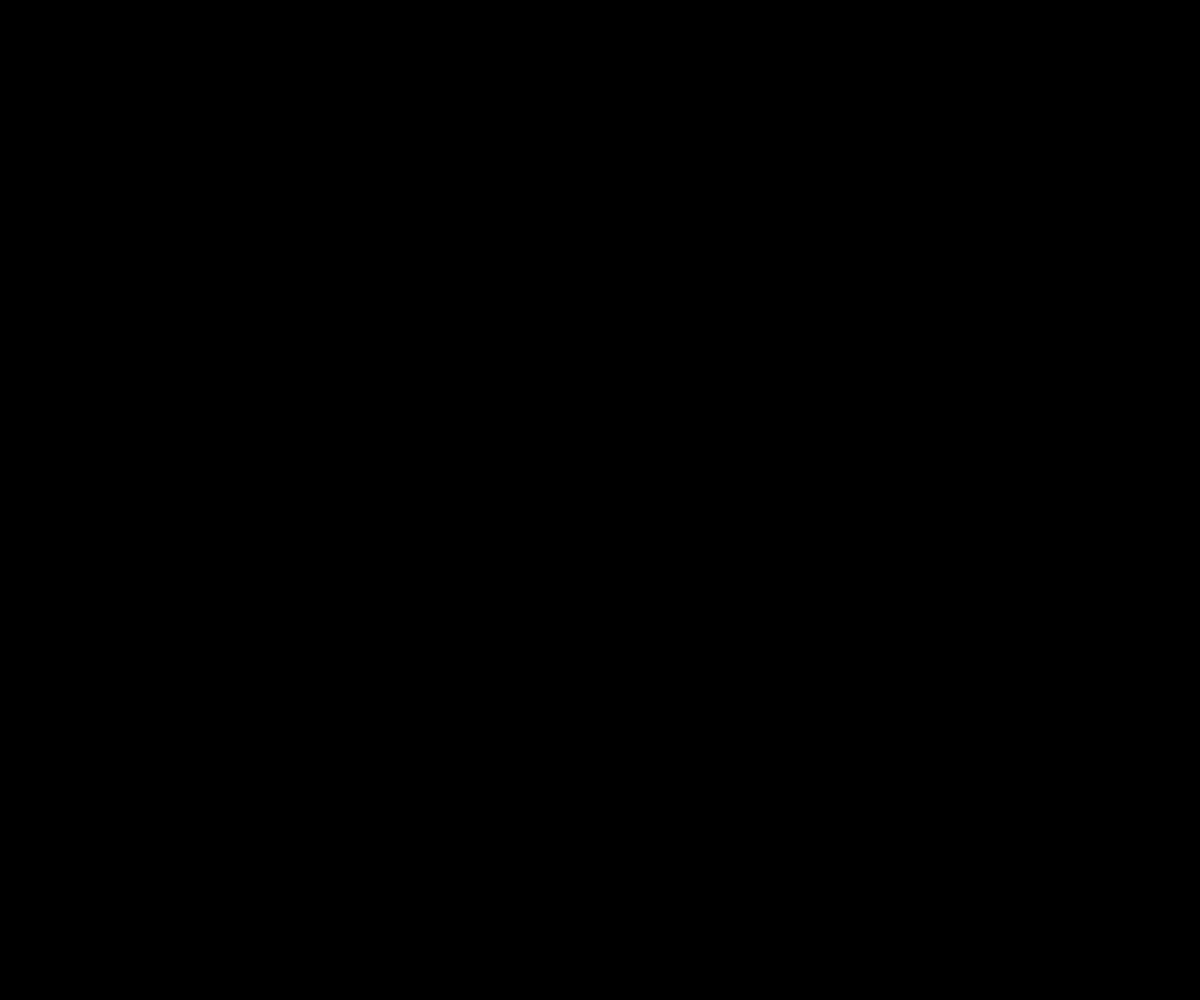
Frame 1 (no input)
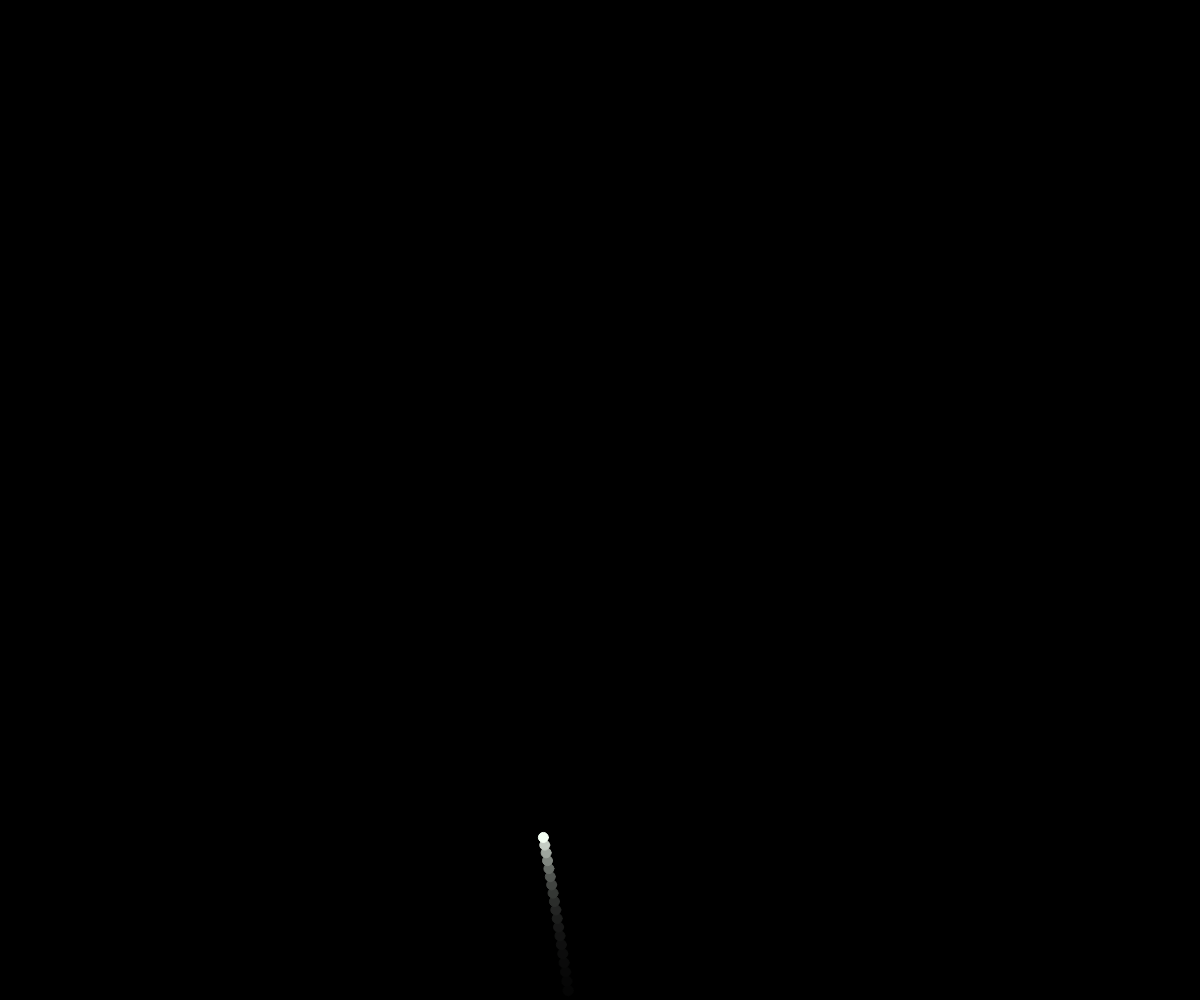
Frame 60 (no input)
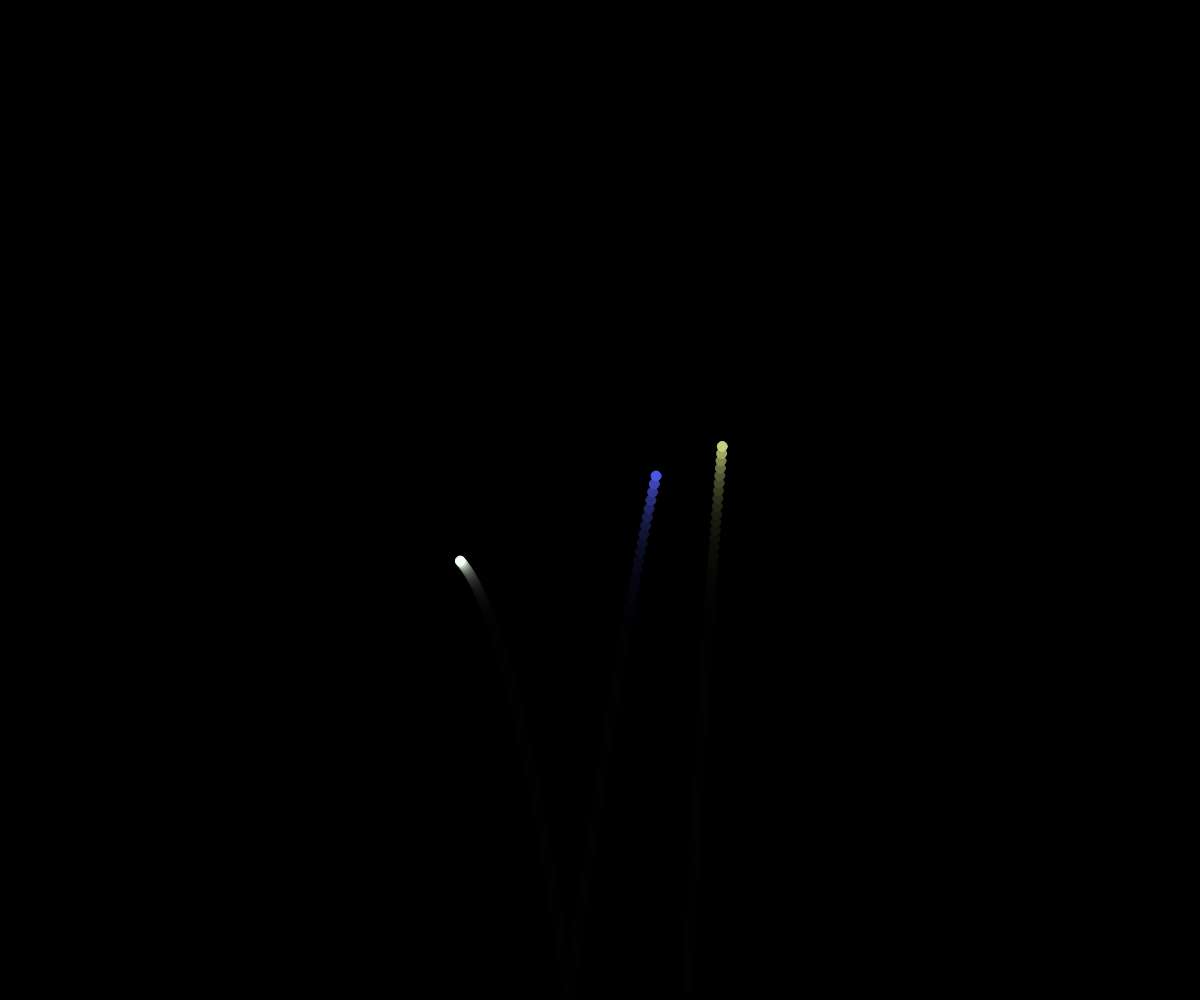
Frame 120 (the mouse pressed at the canvas centre since frame 60)

The p5.js sketch that drew these frames (run headless with seeded random() and noise() and a simulated clock; from frame 60 on, the mouse is pressed at the canvas centre):

// p5.js sketch
// ── sketch.js
var crakers = [];

function setup() {
	createCanvas(windowWidth,windowHeight);
	background(0);
}

function draw() {
	let color = createVector(random(75,255), random(75,255), random(75,255))
	if(random(1)<0.05)
	crakers.push(new craker(random(200,width-200),height,color,true));
	background(0,50);
	for(var i=crakers.length-1;i>0;i--)
	{console.log(crakers.length)
		//console.log(crakers[i].key )

		crakers[i].update();
		crakers[i].show();
		//crakers[i].explod();
	if(!crakers[i].key)
      {for(j=0;j<crakers[i].particles.length-1;j++)
		{crakers[i].particles[j].update();
			crakers[i].particles[j].show();
	  }
	   if(crakers[i].lifespan<0)
		   crakers.splice( i, 1);
		   
	}	
	}
    
}

class craker{
	constructor(x,y,col,key) {
       this.particles = [];
		this.x=x;
		this.lifespan=255;
		this.y=y;
		this.col=col;
		this.key=key;
		this.velx=random(-2,2)
		this.vely=random(9,13)
		if(!this.key){
			//for(var i=this.particles.length-1;i>0;i--){
				console.log('tength')
				this.velx=random(-3,3);
				this.vely=random(-2,4);
			//}
		}

		this.g = 0.1;
		// this.explode=0;
		stroke(col.x,col.y,col.z)
		fill(col.x,col.y,col.z)
	}
	update() {
	
	   this.y=this.y-this.vely;
	   this.x=this.x+this.velx;
	   this.vely=this.vely-this.g;
	   if(this.key){
		if(this.vely<0.1){
			this.key=false;
			this.explod();
		}
	  // }
		// else{
		// 	for(var i=this.particles.length-1;i>0;i--){
		// 		console.log('thislength')
	    //  	// this.particles[i].y=this.particles[i].y-this.particles[i].vely;
	   	// 	// this.particles[i].x=this.particles[i].x+this.particles[i].velx;
		// 	// this.particles[i].vely=this.particles[i].vely-this.particles[i].g;
		// 	this.particles[i].update;
		//}		
		
	   }
	}
	show(){
	  if (this.key){
		stroke(this.col.x,this.col.y,this.col.z)
		fill(this.col.x,this.col.y,this.col.z)
		ellipse(this.x, this.y, 10, 10)
	  }
	  else{this.lifespan-=4;
		  	for(var i=this.particles.length-1;i>0;i--){
				//console.log(this.lifespan)
				stroke(this.col.x,this.col.y,this.col.z,this.lifespan)
				fill(this.col.x,this.col.y,this.col.z,this.lifespan)
				ellipse(this.particles[i].x, this.particles[i].y, 1, 1)
				
	    }
		
	  }	

	}
	explod(){
		
	  for(var i=100;i>0;i--){
		//console.log('t')
		  var p =new craker(this.x,this.y,this.col,false);
		  this.particles.push(p)
		 
	  }

		
	}
}
